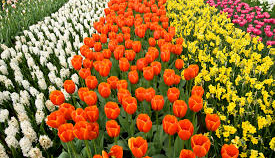
#> input picture ejercicio3/flores.png, 275 x 158 px
$ python ejercicio3.py
#> lines starting #> are read from the running program, lines starting #| are printed output that depends on the picture
### funciones_comunes.py
import os
import numpy as np
import matplotlib.pyplot as plt
from PIL import Image, ImageDraw
from typing import Tuple, Dict, Union

# FUNCIONES BÁSICAS DE CARGA Y CONVERSIÓN DE IMÁGENES

# [6 lines left out: function cargar_imagen, not called in this run]

def cargar_imagen_color(ruta: str) -> np.ndarray:
#> called with ruta = 'ejercicio3/flores.png'
    if not os.path.exists(ruta):
        raise FileNotFoundError(f"No se pudo encontrar {ruta}")
    img = Image.open(ruta).convert('RGB')
#> img is the input picture: PIL image 275x158 RGB; mean R, G, B 154.6, 110.8, 49.9
#| Dimensiones de la imagen: (158, 275, 3)
    return np.array(img)

def convertir_a_gris(img: np.ndarray) -> np.ndarray:
    if len(img.shape) == 3:
        img_gris = (0.299 * img[:,:,0] + 0.587 * img[:,:,1] + 0.114 * img[:,:,2])
        return img_gris.astype(np.uint8)
    else:
        return img.astype(np.uint8)


# FUNCIONES DE SEPARACIÓN DE PLANOS DE COLOR

def separar_planos_color(img_rgb: np.ndarray) -> Tuple[np.ndarray, np.ndarray, np.ndarray]:
    canal_rojo = img_rgb[:,:,0]
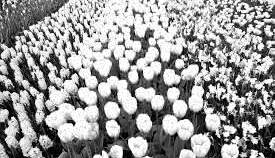
#> canal_rojo: shape (158, 275); min 0, max 255, mean 154.6
    canal_verde = img_rgb[:,:,1]
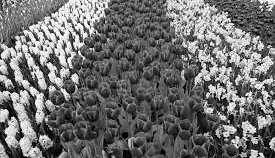
#> canal_verde: shape (158, 275); min 0, max 255, mean 110.8
    canal_azul = img_rgb[:,:,2]
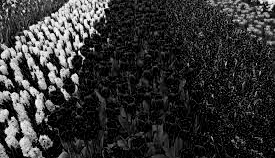
#> canal_azul: shape (158, 275); min 0, max 255, mean 49.9
#> in convertir_a_gris, `img_gris = (0.299 * img[:,:,0] + 0.587 * img[:,:,1] + 0.114 * img[:,:,..`:
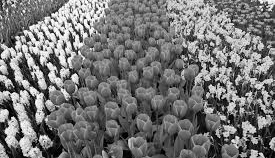
#> img_gris: shape (158, 275) float64; min 0.228, max 254.8, mean 116.9

    return canal_rojo, canal_verde, canal_azul

def separar_planos_rgb(img_rgb: np.ndarray) -> Tuple[np.ndarray, np.ndarray, np.ndarray]:
    return separar_planos_color(img_rgb)

# FUNCIONES DE EXTRACCIÓN DE FIGURAS Y MÁSCARAS

# [9 lines left out: function extraer_figura_color, not called in this run]

# FUNCIONES DE CÁLCULO DE MOMENTOS

def calcular_area(mascara: np.ndarray) -> int:

    return int(np.sum(mascara))

# [162 lines left out: functions calcular_momento_crudo, calcular_centroide_por_pixeles, calcular_centroide_por_momentos, calcular_momento_central, calcular_momento_central_normalizado, calcular_momentos_hu and 4 more, not called in this run]

def guardar_imagen_gris(img_gris: np.ndarray, ruta_salida: str):
    img_pil = Image.fromarray(img_gris, mode='L')
    img_pil.save(ruta_salida)

def guardar_imagen_color(img_color: np.ndarray, ruta_salida: str):
    img_pil = Image.fromarray(img_color, 'RGB')
    img_pil.save(ruta_salida)

# FUNCIONES DE ESTADÍSTICAS COMUNES

def analizar_estadisticas_canales(canal_r: np.ndarray, canal_g: np.ndarray, canal_b: np.ndarray, img_gris: np.ndarray = None):

    print("\n" + "="*60)
    print("ESTADÍSTICAS DE LOS CANALES DE COLOR")
    print("="*60)

    canales = [
        ("Canal ROJO", canal_r),
        ("Canal VERDE", canal_g),
        ("Canal AZUL", canal_b)
    ]

    if img_gris is not None:
        canales.append(("Escala de GRISES", img_gris))

    for nombre, canal in canales:
        print(f"\n{nombre}:")
        print(f"  Valor mínimo: {canal.min():3d}")
        print(f"  Valor máximo: {canal.max():3d}")
        print(f"  Promedio:     {canal.mean():.1f}")
        print(f"  Desv. estándar: {canal.std():.1f}")
#> this loop made 4 passes
#> nombre on passes 1 to 4: 'Canal ROJO', 'Canal VERDE', 'Canal AZUL', 'Escala de GRISES'
#> (printed output is left out)

# FUNCIONES AUXILIARES PARA VISUALIZACIÓN

def guardar_imagen_gris(img_gris: np.ndarray, ruta_salida: str):
    """
    Guarda una imagen en escala de grises usando PIL.
    """
    img_pil = Image.fromarray(img_gris.astype(np.uint8), mode='L')
    img_pil.save(ruta_salida)

# [8 lines left out: function guardar_imagen_color, not called in this run]

### ejercicio3/ejercicio3.py
import os
import sys
import numpy as np
import matplotlib.pyplot as plt

# Agregar el directorio padre al path para importar funciones_comunes.py
sys.path.append(os.path.dirname(os.path.dirname(os.path.abspath(__file__))))

# Importar funciones desde funciones_comunes.py
from funciones_comunes import (
    cargar_imagen_color,
    separar_planos_color,
    convertir_a_gris,
    analizar_estadisticas_canales,
    guardar_imagen_gris
)

from PIL import Image

def graficar_solo_histogramas_rgb(canal_r, canal_g, canal_b, guardar_como: str = None):
    """
    Crea una visualización con matplotlib mostrando SOLO:
    - Los histogramas de los 3 planos de color (R, G, B)
    SIN mostrar las imágenes de los planos
    """
    # Configurar la figura con subplots en 1 fila, 3 columnas (solo histogramas)
    fig, axes = plt.subplots(1, 3, figsize=(15, 5))
    fig.suptitle('Histogramas de los Planos RGB',
                 fontsize=16, fontweight='bold')

    # Histograma del canal Rojo
    axes[0].hist(canal_r.flatten(), bins=50, color='red', alpha=0.7, density=True)
    axes[0].set_title('Histograma Canal Rojo', fontweight='bold')
    axes[0].set_xlabel('Intensidad')
    axes[0].set_ylabel('Densidad')
    axes[0].grid(True, alpha=0.3)

    # Histograma del canal Verde
    axes[1].hist(canal_g.flatten(), bins=50, color='green', alpha=0.7, density=True)
    axes[1].set_title('Histograma Canal Verde', fontweight='bold')
    axes[1].set_xlabel('Intensidad')
    axes[1].set_ylabel('Densidad')
    axes[1].grid(True, alpha=0.3)

        # Histograma del canal Azul
    axes[2].hist(canal_b.flatten(), bins=50, color='blue', alpha=0.7, density=True)
    axes[2].set_title('Histograma Canal Azul', fontweight='bold')
    axes[2].set_xlabel('Intensidad')
    axes[2].set_ylabel('Densidad')
    axes[2].grid(True, alpha=0.3)

    # Ajustar el layout
    plt.tight_layout()

    # Guardar si se especifica una ruta
    if guardar_como:
        plt.savefig(guardar_como, dpi=300, bbox_inches='tight')
        print(f"Gráfico guardado como: {guardar_como}")

    # Mostrar el gráfico
    plt.show()
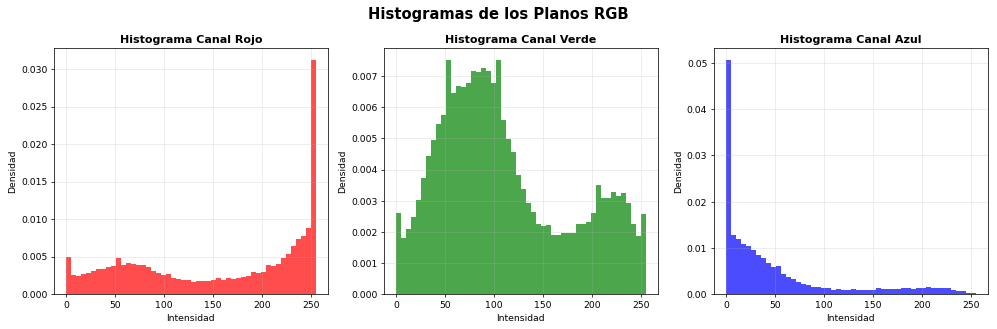
#> figure drawn by matplotlib, 3 panels; panel 1: tallest bar 0.0313 high, from x = 249.9 to 255; panel 2: tallest bar 0.00753 high, from x = 51 to 56.1; panel 3: tallest bar 0.0507 high, from x = 0 to 5.1

def main():
    """
    Función principal que ejecuta todo el procesamiento.
    """
    # Obtener el directorio del script
    script_dir = os.path.dirname(os.path.abspath(__file__))
    ruta_imagen = os.path.join(script_dir, "flores.png")

    print("="*60)
    print("EJERCICIO 3 - SEPARACIÓN DE PLANOS DE COLOR")
    print("="*60)

    # Cargar la imagen
    print(f"Cargando imagen: {ruta_imagen}")
    img_rgb = cargar_imagen_color(ruta_imagen)
    print(f"Dimensiones de la imagen: {img_rgb.shape}")

    # Separar planos de color
    print("Separando planos de color RGB...")
    canal_r, canal_g, canal_b = separar_planos_color(img_rgb)

    # Convertir a escala de grises
    print("Convirtiendo a escala de grises...")
    img_gris = convertir_a_gris(img_rgb)

    # Mostrar estadísticas
    analizar_estadisticas_canales(canal_r, canal_g, canal_b, img_gris)

    # Guardar imagen en escala de grises
    ruta_gris = os.path.join(script_dir, "flores_grises.png")
    guardar_imagen_gris(img_gris, ruta_gris)
    print(f"Imagen en gris guardada como: {ruta_gris}")

    # Crear y mostrar solo los histogramas de los planos RGB
    graficar_solo_histogramas_rgb(
        canal_r, canal_g, canal_b
    )

if __name__ == "__main__":
    main()
